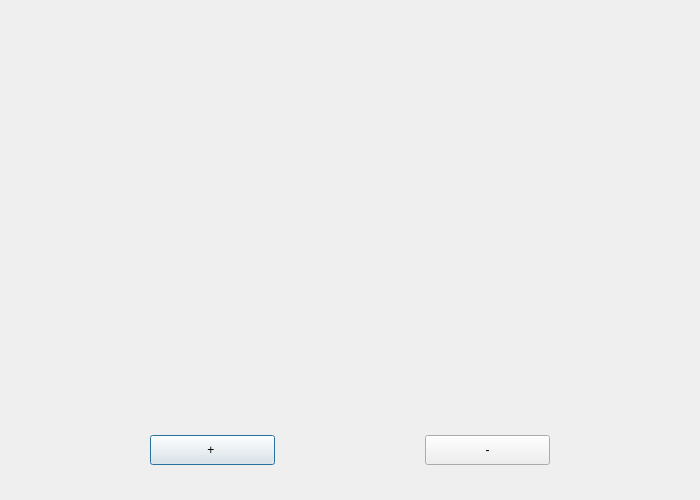
<?xml version="1.0" encoding="UTF-8"?>
<ui version="4.0">
 <class>MD_Eight</class>
 <widget class="QDialog" name="MD_Eight">
  <property name="geometry">
   <rect>
    <x>0</x>
    <y>0</y>
    <width>700</width>
    <height>500</height>
   </rect>
  </property>
  <property name="windowTitle">
   <string>Dialog</string>
  </property>
  <widget class="QLabel" name="label">
   <property name="geometry">
    <rect>
     <x>0</x>
     <y>0</y>
     <width>700</width>
     <height>400</height>
    </rect>
   </property>
   <property name="text">
    <string/>
   </property>
   <property name="pixmap">
    <pixmap>MD8.png</pixmap>
   </property>
   <property name="scaledContents">
    <bool>true</bool>
   </property>
  </widget>
  <widget class="QPushButton" name="zoomIn">
   <property name="geometry">
    <rect>
     <x>150</x>
     <y>435</y>
     <width>125</width>
     <height>30</height>
    </rect>
   </property>
   <property name="text">
    <string>+ </string>
   </property>
  </widget>
  <widget class="QPushButton" name="zoomOut">
   <property name="geometry">
    <rect>
     <x>425</x>
     <y>435</y>
     <width>125</width>
     <height>30</height>
    </rect>
   </property>
   <property name="text">
    <string>-</string>
   </property>
  </widget>
 </widget>
 <resources/>
 <connections>
  <connection>
   <sender>zoomIn</sender>
   <signal>pressed()</signal>
   <receiver>MD_Eight</receiver>
   <slot>showMaximized()</slot>
   <hints>
    <hint type="sourcelabel">
     <x>212</x>
     <y>449</y>
    </hint>
    <hint type="destinationlabel">
     <x>349</x>
     <y>249</y>
    </hint>
   </hints>
  </connection>
  <connection>
   <sender>zoomOut</sender>
   <signal>pressed()</signal>
   <receiver>MD_Eight</receiver>
   <slot>showNormal()</slot>
   <hints>
    <hint type="sourcelabel">
     <x>487</x>
     <y>449</y>
    </hint>
    <hint type="destinationlabel">
     <x>349</x>
     <y>249</y>
    </hint>
   </hints>
  </connection>
 </connections>
</ui>
